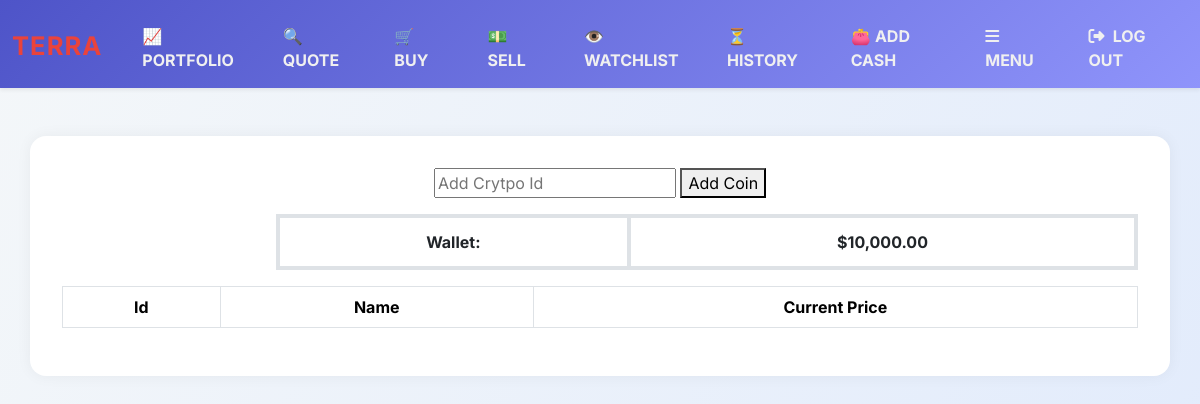
Before: /watchlist_coin (signed in) with the older database file.
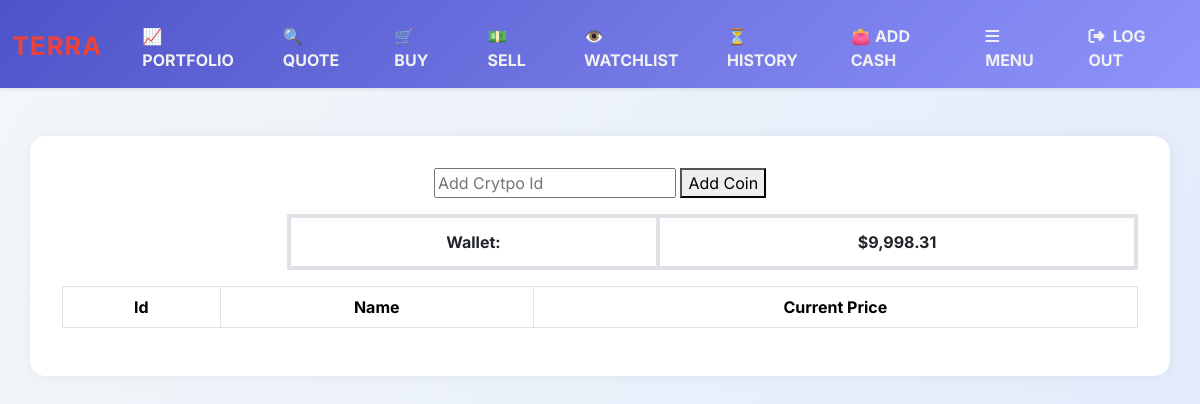
After: the same page with the newer database file.
### tables this page shows
CREATE TABLE users (id INTEGER PRIMARY KEY AUTOINCREMENT NOT NULL, username TEXT NOT NULL, hash TEXT NOT NULL, cash NUMERIC NOT NULL DEFAULT 10000.00, nasdaq_cash NUMERIC NOT NULL DEFAULT 10000.00, crypto_cash NUMERIC NOT NULL DEFAULT 10000.00, created_at DATETIME NOT NULL, angel_cash NUMERIC NOT NULL DEFAULT 10000.00);

### app.py (the view, shortened to what this page needs)
@app.route("/watchlist_coin", methods=["GET", "POST"])
@login_required
def watchlist_coin():
    wallet = users_db.execute("SELECT crypto_cash FROM users WHERE id = ?", session["user_id"])
    wallet = wallet[0]["crypto_cash"]
    coins_all = crypto_db.execute("SELECT id, name FROM watchlist WHERE user_id = ? ORDER BY name ASC", session["user_id"])
    current_price = {}
    for stock in coins_all:
        fin = coin(stock["id"])
        current_price[stock["id"]] = float(fin["current_price"])
    coins_all = crypto_db.execute("SELECT id, name FROM watchlist WHERE user_id = ? ORDER BY name ASC", session["user_id"])
    current_price = {}
    for stock in coins_all:
        fin = coin(stock["id"])
        current_price[stock["id"]] = float(fin["current_price"])
    return render_template("watchlist_coin.html",coins_all = coins_all, current_price = current_price, wallet = wallet)

### app.py (called while the page is built)
@app.after_request
def after_request(response):
    response.headers["Cache-Control"] = "no-cache, no-store, must-revalidate"
    response.headers["Expires"] = 0
    response.headers["Pragma"] = "no-cache"
    return response

### helpers.py (called while the page is built)
def login_required(f):
    @wraps(f)
    def decorated_function(*args, **kwargs):
        if session.get("user_id") is None:
            return redirect("/login")
        return f(*args, **kwargs)
    return decorated_function

def usd_coin(value):
    return f"${value:,.2f}"

### templates/watchlist_coin.html (shortened to what this page needs)
{% extends "layout_coin.html" %}
{% block main %}
    <form action="/watchlist_coin" method="post">
        <input  name="id" type="text" autocomplete="off" placeholder="Add Crytpo Id" required>
        <button type = "submit">Add Coin</button>
    </form>
    <div>
        <table>
            <tbody>
                <tr class="border border-white">
                    <td></td>
                    <td></td>
                    <td class="border border-4" ><strong>Wallet:</strong></td>
                    <td class="border border-4" ><strong>{{ wallet | usd_coin }}</strong></td>
                </tr>
            </tbody>
        </table>
        <table class="table table-bordered">
            <thead >
                <tr>
                    <th scope="col">Id</th>
                    <th scopre ="col">Name</th>
                    <th scope="col">Current Price</th>
                </tr>
            </thead>
        </table>
    </div>
{% endblock %}

Changed rows visible on the page:
changed users: crypto_cash "$10,000.00" → "$9,998.31"
